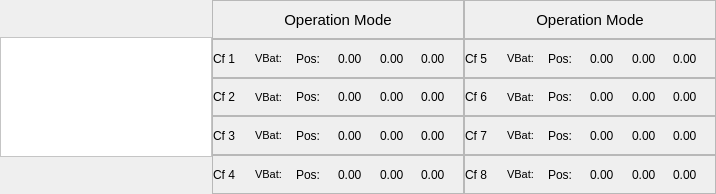
<?xml version="1.0" encoding="UTF-8"?>
<ui version="4.0">
 <class>Form</class>
 <widget class="QWidget" name="Form">
  <property name="geometry">
   <rect>
    <x>0</x>
    <y>0</y>
    <width>716</width>
    <height>194</height>
   </rect>
  </property>
  <property name="maximumSize">
   <size>
    <width>16777215</width>
    <height>16777215</height>
   </size>
  </property>
  <property name="windowTitle">
   <string>Form</string>
  </property>
  <layout class="QHBoxLayout" name="horizontalLayout">
   <property name="spacing">
    <number>0</number>
   </property>
   <property name="leftMargin">
    <number>0</number>
   </property>
   <property name="topMargin">
    <number>0</number>
   </property>
   <property name="rightMargin">
    <number>0</number>
   </property>
   <property name="bottomMargin">
    <number>0</number>
   </property>
   <item>
    <layout class="QHBoxLayout" name="horizontalLayout_2">
     <property name="spacing">
      <number>0</number>
     </property>
     <item>
      <layout class="QVBoxLayout" name="verticalLayoutLogo">
       <property name="spacing">
        <number>0</number>
       </property>
       <item>
        <widget class="QFrame" name="frameLogo">
         <property name="maximumSize">
          <size>
           <width>212</width>
           <height>120</height>
          </size>
         </property>
         <property name="styleSheet">
          <string notr="true">background-color: rgb(255, 255, 255);</string>
         </property>
         <property name="frameShape">
          <enum>QFrame::StyledPanel</enum>
         </property>
         <property name="frameShadow">
          <enum>QFrame::Raised</enum>
         </property>
         <layout class="QHBoxLayout" name="horizontalLayout_13">
          <item>
           <widget class="QLabel" name="labelLogo">
            <property name="sizePolicy">
             <sizepolicy hsizetype="Minimum" vsizetype="Minimum">
              <horstretch>0</horstretch>
              <verstretch>0</verstretch>
             </sizepolicy>
            </property>
            <property name="maximumSize">
             <size>
              <width>265</width>
              <height>150</height>
             </size>
            </property>
            <property name="text">
             <string/>
            </property>
            <property name="pixmap">
             <pixmap>Pictures/thi_logo.png</pixmap>
            </property>
            <property name="scaledContents">
             <bool>true</bool>
            </property>
            <property name="alignment">
             <set>Qt::AlignCenter</set>
            </property>
           </widget>
          </item>
         </layout>
        </widget>
       </item>
      </layout>
     </item>
     <item>
      <layout class="QVBoxLayout" name="verticalLayout">
       <property name="spacing">
        <number>0</number>
       </property>
       <item>
        <layout class="QGridLayout" name="gridLayout">
         <property name="spacing">
          <number>0</number>
         </property>
         <item row="1" column="1">
          <widget class="QFrame" name="statusFrameCf05">
           <property name="frameShape">
            <enum>QFrame::StyledPanel</enum>
           </property>
           <property name="frameShadow">
            <enum>QFrame::Raised</enum>
           </property>
           <layout class="QHBoxLayout" name="horizontalLayout_4">
            <property name="spacing">
             <number>0</number>
            </property>
            <property name="leftMargin">
             <number>0</number>
            </property>
            <property name="topMargin">
             <number>0</number>
            </property>
            <property name="rightMargin">
             <number>0</number>
            </property>
            <property name="bottomMargin">
             <number>0</number>
            </property>
            <item>
             <widget class="QLabel" name="labelStatusCf05">
              <property name="sizePolicy">
               <sizepolicy hsizetype="Minimum" vsizetype="Minimum">
                <horstretch>0</horstretch>
                <verstretch>0</verstretch>
               </sizepolicy>
              </property>
              <property name="text">
               <string>Cf 5</string>
              </property>
              <property name="margin">
               <number>2</number>
              </property>
              <property name="indent">
               <number>0</number>
              </property>
             </widget>
            </item>
            <item>
             <widget class="QLabel" name="labelStatusVBatCf05">
              <property name="font">
               <font>
                <pointsize>8</pointsize>
               </font>
              </property>
              <property name="text">
               <string>VBat:</string>
              </property>
             </widget>
            </item>
            <item>
             <widget class="QLabel" name="labelControlPosTextCf05">
              <property name="text">
               <string>Pos:</string>
              </property>
             </widget>
            </item>
            <item>
             <widget class="QLabel" name="labelControlXPosCf05">
              <property name="text">
               <string>0.00</string>
              </property>
             </widget>
            </item>
            <item>
             <widget class="QLabel" name="labelControlYPosCf05">
              <property name="text">
               <string>0.00</string>
              </property>
             </widget>
            </item>
            <item>
             <widget class="QLabel" name="labelControlZPosCf05">
              <property name="text">
               <string>0.00</string>
              </property>
             </widget>
            </item>
           </layout>
          </widget>
         </item>
         <item row="2" column="0">
          <widget class="QFrame" name="statusFrameCf02">
           <property name="frameShape">
            <enum>QFrame::StyledPanel</enum>
           </property>
           <property name="frameShadow">
            <enum>QFrame::Raised</enum>
           </property>
           <layout class="QHBoxLayout" name="horizontalLayout_5">
            <property name="spacing">
             <number>0</number>
            </property>
            <property name="leftMargin">
             <number>0</number>
            </property>
            <property name="topMargin">
             <number>0</number>
            </property>
            <property name="rightMargin">
             <number>0</number>
            </property>
            <property name="bottomMargin">
             <number>0</number>
            </property>
            <item>
             <widget class="QLabel" name="labelStatusCf02">
              <property name="sizePolicy">
               <sizepolicy hsizetype="Minimum" vsizetype="Minimum">
                <horstretch>0</horstretch>
                <verstretch>0</verstretch>
               </sizepolicy>
              </property>
              <property name="text">
               <string>Cf 2</string>
              </property>
              <property name="margin">
               <number>2</number>
              </property>
              <property name="indent">
               <number>0</number>
              </property>
             </widget>
            </item>
            <item>
             <widget class="QLabel" name="labelStatusVBatCf02">
              <property name="font">
               <font>
                <pointsize>8</pointsize>
               </font>
              </property>
              <property name="text">
               <string>VBat:</string>
              </property>
             </widget>
            </item>
            <item>
             <widget class="QLabel" name="labelControlPosTextCf02">
              <property name="text">
               <string>Pos:</string>
              </property>
             </widget>
            </item>
            <item>
             <widget class="QLabel" name="labelControlXPosCf02">
              <property name="text">
               <string>0.00</string>
              </property>
             </widget>
            </item>
            <item>
             <widget class="QLabel" name="labelControlYPosCf02">
              <property name="text">
               <string>0.00</string>
              </property>
             </widget>
            </item>
            <item>
             <widget class="QLabel" name="labelControlZPosCf02">
              <property name="text">
               <string>0.00</string>
              </property>
             </widget>
            </item>
           </layout>
          </widget>
         </item>
         <item row="3" column="1">
          <widget class="QFrame" name="statusFrameCf07">
           <property name="frameShape">
            <enum>QFrame::StyledPanel</enum>
           </property>
           <property name="frameShadow">
            <enum>QFrame::Raised</enum>
           </property>
           <layout class="QHBoxLayout" name="horizontalLayout_8">
            <property name="spacing">
             <number>0</number>
            </property>
            <property name="leftMargin">
             <number>0</number>
            </property>
            <property name="topMargin">
             <number>0</number>
            </property>
            <property name="rightMargin">
             <number>0</number>
            </property>
            <property name="bottomMargin">
             <number>0</number>
            </property>
            <item>
             <widget class="QLabel" name="labelStatusCf07">
              <property name="sizePolicy">
               <sizepolicy hsizetype="Minimum" vsizetype="Minimum">
                <horstretch>0</horstretch>
                <verstretch>0</verstretch>
               </sizepolicy>
              </property>
              <property name="text">
               <string>Cf 7</string>
              </property>
              <property name="margin">
               <number>2</number>
              </property>
              <property name="indent">
               <number>0</number>
              </property>
             </widget>
            </item>
            <item>
             <widget class="QLabel" name="labelStatusVBatCf07">
              <property name="font">
               <font>
                <pointsize>8</pointsize>
               </font>
              </property>
              <property name="text">
               <string>VBat:</string>
              </property>
             </widget>
            </item>
            <item>
             <widget class="QLabel" name="labelControlPosTextCf07">
              <property name="text">
               <string>Pos:</string>
              </property>
             </widget>
            </item>
            <item>
             <widget class="QLabel" name="labelControlXPosCf07">
              <property name="text">
               <string>0.00</string>
              </property>
             </widget>
            </item>
            <item>
             <widget class="QLabel" name="labelControlYPosCf07">
              <property name="text">
               <string>0.00</string>
              </property>
             </widget>
            </item>
            <item>
             <widget class="QLabel" name="labelControlZPosCf07">
              <property name="text">
               <string>0.00</string>
              </property>
             </widget>
            </item>
           </layout>
          </widget>
         </item>
         <item row="4" column="1">
          <widget class="QFrame" name="statusFrameCf08">
           <property name="frameShape">
            <enum>QFrame::StyledPanel</enum>
           </property>
           <property name="frameShadow">
            <enum>QFrame::Raised</enum>
           </property>
           <layout class="QHBoxLayout" name="horizontalLayout_10">
            <property name="spacing">
             <number>0</number>
            </property>
            <property name="leftMargin">
             <number>0</number>
            </property>
            <property name="topMargin">
             <number>0</number>
            </property>
            <property name="rightMargin">
             <number>0</number>
            </property>
            <property name="bottomMargin">
             <number>0</number>
            </property>
            <item>
             <widget class="QLabel" name="labelStatusCf08">
              <property name="sizePolicy">
               <sizepolicy hsizetype="Minimum" vsizetype="Minimum">
                <horstretch>0</horstretch>
                <verstretch>0</verstretch>
               </sizepolicy>
              </property>
              <property name="text">
               <string>Cf 8</string>
              </property>
              <property name="margin">
               <number>2</number>
              </property>
              <property name="indent">
               <number>0</number>
              </property>
             </widget>
            </item>
            <item>
             <widget class="QLabel" name="labelStatusVBatCf08">
              <property name="font">
               <font>
                <pointsize>8</pointsize>
               </font>
              </property>
              <property name="text">
               <string>VBat:</string>
              </property>
             </widget>
            </item>
            <item>
             <widget class="QLabel" name="labelControlPosTextCf08">
              <property name="text">
               <string>Pos:</string>
              </property>
             </widget>
            </item>
            <item>
             <widget class="QLabel" name="labelControlXPosCf08">
              <property name="text">
               <string>0.00</string>
              </property>
             </widget>
            </item>
            <item>
             <widget class="QLabel" name="labelControlYPosCf08">
              <property name="text">
               <string>0.00</string>
              </property>
             </widget>
            </item>
            <item>
             <widget class="QLabel" name="labelControlZPosCf08">
              <property name="text">
               <string>0.00</string>
              </property>
             </widget>
            </item>
           </layout>
          </widget>
         </item>
         <item row="1" column="0">
          <widget class="QFrame" name="statusFrameCf01">
           <property name="frameShape">
            <enum>QFrame::StyledPanel</enum>
           </property>
           <property name="frameShadow">
            <enum>QFrame::Raised</enum>
           </property>
           <layout class="QHBoxLayout" name="horizontalLayout_3">
            <property name="spacing">
             <number>0</number>
            </property>
            <property name="leftMargin">
             <number>0</number>
            </property>
            <property name="topMargin">
             <number>0</number>
            </property>
            <property name="rightMargin">
             <number>0</number>
            </property>
            <property name="bottomMargin">
             <number>0</number>
            </property>
            <item>
             <widget class="QLabel" name="labelStatusCf01">
              <property name="sizePolicy">
               <sizepolicy hsizetype="Minimum" vsizetype="Minimum">
                <horstretch>0</horstretch>
                <verstretch>0</verstretch>
               </sizepolicy>
              </property>
              <property name="text">
               <string>Cf 1</string>
              </property>
              <property name="margin">
               <number>2</number>
              </property>
              <property name="indent">
               <number>0</number>
              </property>
             </widget>
            </item>
            <item>
             <widget class="QLabel" name="labelStatusVBatCf01">
              <property name="font">
               <font>
                <pointsize>8</pointsize>
               </font>
              </property>
              <property name="text">
               <string>VBat:</string>
              </property>
             </widget>
            </item>
            <item>
             <widget class="QLabel" name="labelControlPosTextCf01">
              <property name="text">
               <string>Pos:</string>
              </property>
             </widget>
            </item>
            <item>
             <widget class="QLabel" name="labelControlXPosCf01">
              <property name="text">
               <string>0.00</string>
              </property>
             </widget>
            </item>
            <item>
             <widget class="QLabel" name="labelControlYPosCf01">
              <property name="text">
               <string>0.00</string>
              </property>
             </widget>
            </item>
            <item>
             <widget class="QLabel" name="labelControlZPosCf01">
              <property name="text">
               <string>0.00</string>
              </property>
             </widget>
            </item>
           </layout>
          </widget>
         </item>
         <item row="3" column="0">
          <widget class="QFrame" name="statusFrameCf03">
           <property name="frameShape">
            <enum>QFrame::StyledPanel</enum>
           </property>
           <property name="frameShadow">
            <enum>QFrame::Raised</enum>
           </property>
           <layout class="QHBoxLayout" name="horizontalLayout_7">
            <property name="spacing">
             <number>0</number>
            </property>
            <property name="leftMargin">
             <number>0</number>
            </property>
            <property name="topMargin">
             <number>0</number>
            </property>
            <property name="rightMargin">
             <number>0</number>
            </property>
            <property name="bottomMargin">
             <number>0</number>
            </property>
            <item>
             <widget class="QLabel" name="labelStatusCf03">
              <property name="sizePolicy">
               <sizepolicy hsizetype="Minimum" vsizetype="Minimum">
                <horstretch>0</horstretch>
                <verstretch>0</verstretch>
               </sizepolicy>
              </property>
              <property name="text">
               <string>Cf 3</string>
              </property>
              <property name="margin">
               <number>2</number>
              </property>
              <property name="indent">
               <number>0</number>
              </property>
             </widget>
            </item>
            <item>
             <widget class="QLabel" name="labelStatusVBatCf03">
              <property name="font">
               <font>
                <pointsize>8</pointsize>
               </font>
              </property>
              <property name="text">
               <string>VBat:</string>
              </property>
             </widget>
            </item>
            <item>
             <widget class="QLabel" name="labelControlPosTextCf03">
              <property name="text">
               <string>Pos:</string>
              </property>
             </widget>
            </item>
            <item>
             <widget class="QLabel" name="labelControlXPosCf03">
              <property name="text">
               <string>0.00</string>
              </property>
             </widget>
            </item>
            <item>
             <widget class="QLabel" name="labelControlYPosCf03">
              <property name="text">
               <string>0.00</string>
              </property>
             </widget>
            </item>
            <item>
             <widget class="QLabel" name="labelControlZPosCf03">
              <property name="text">
               <string>0.00</string>
              </property>
             </widget>
            </item>
           </layout>
          </widget>
         </item>
         <item row="4" column="0">
          <widget class="QFrame" name="statusFrameCf04">
           <property name="frameShape">
            <enum>QFrame::StyledPanel</enum>
           </property>
           <property name="frameShadow">
            <enum>QFrame::Raised</enum>
           </property>
           <layout class="QHBoxLayout" name="horizontalLayout_9">
            <property name="spacing">
             <number>0</number>
            </property>
            <property name="leftMargin">
             <number>0</number>
            </property>
            <property name="topMargin">
             <number>0</number>
            </property>
            <property name="rightMargin">
             <number>0</number>
            </property>
            <property name="bottomMargin">
             <number>0</number>
            </property>
            <item>
             <widget class="QLabel" name="labelStatusCf04">
              <property name="sizePolicy">
               <sizepolicy hsizetype="Minimum" vsizetype="Minimum">
                <horstretch>0</horstretch>
                <verstretch>0</verstretch>
               </sizepolicy>
              </property>
              <property name="text">
               <string>Cf 4</string>
              </property>
              <property name="margin">
               <number>2</number>
              </property>
              <property name="indent">
               <number>0</number>
              </property>
             </widget>
            </item>
            <item>
             <widget class="QLabel" name="labelStatusVBatCf04">
              <property name="font">
               <font>
                <pointsize>8</pointsize>
               </font>
              </property>
              <property name="text">
               <string>VBat:</string>
              </property>
             </widget>
            </item>
            <item>
             <widget class="QLabel" name="labelControlPosTextCf04">
              <property name="text">
               <string>Pos:</string>
              </property>
             </widget>
            </item>
            <item>
             <widget class="QLabel" name="labelControlXPosCf04">
              <property name="text">
               <string>0.00</string>
              </property>
             </widget>
            </item>
            <item>
             <widget class="QLabel" name="labelControlYPosCf04">
              <property name="text">
               <string>0.00</string>
              </property>
             </widget>
            </item>
            <item>
             <widget class="QLabel" name="labelControlZPosCf04">
              <property name="text">
               <string>0.00</string>
              </property>
             </widget>
            </item>
           </layout>
          </widget>
         </item>
         <item row="2" column="1">
          <widget class="QFrame" name="statusFrameCf06">
           <property name="frameShape">
            <enum>QFrame::StyledPanel</enum>
           </property>
           <property name="frameShadow">
            <enum>QFrame::Raised</enum>
           </property>
           <layout class="QHBoxLayout" name="horizontalLayout_6">
            <property name="spacing">
             <number>0</number>
            </property>
            <property name="leftMargin">
             <number>0</number>
            </property>
            <property name="topMargin">
             <number>0</number>
            </property>
            <property name="rightMargin">
             <number>0</number>
            </property>
            <property name="bottomMargin">
             <number>0</number>
            </property>
            <item>
             <widget class="QLabel" name="labelStatusCf06">
              <property name="sizePolicy">
               <sizepolicy hsizetype="Minimum" vsizetype="Minimum">
                <horstretch>0</horstretch>
                <verstretch>0</verstretch>
               </sizepolicy>
              </property>
              <property name="text">
               <string>Cf 6</string>
              </property>
              <property name="margin">
               <number>2</number>
              </property>
              <property name="indent">
               <number>0</number>
              </property>
             </widget>
            </item>
            <item>
             <widget class="QLabel" name="labelStatusVBatCf06">
              <property name="font">
               <font>
                <pointsize>8</pointsize>
               </font>
              </property>
              <property name="text">
               <string>VBat:</string>
              </property>
             </widget>
            </item>
            <item>
             <widget class="QLabel" name="labelControlPosTextCf06">
              <property name="text">
               <string>Pos:</string>
              </property>
             </widget>
            </item>
            <item>
             <widget class="QLabel" name="labelControlXPosCf06">
              <property name="text">
               <string>0.00</string>
              </property>
             </widget>
            </item>
            <item>
             <widget class="QLabel" name="labelControlYPosCf06">
              <property name="text">
               <string>0.00</string>
              </property>
             </widget>
            </item>
            <item>
             <widget class="QLabel" name="labelControlZPosCf06">
              <property name="text">
               <string>0.00</string>
              </property>
             </widget>
            </item>
           </layout>
          </widget>
         </item>
         <item row="0" column="0">
          <widget class="QFrame" name="frameOperationModeSim">
           <property name="frameShape">
            <enum>QFrame::StyledPanel</enum>
           </property>
           <property name="frameShadow">
            <enum>QFrame::Raised</enum>
           </property>
           <layout class="QHBoxLayout" name="horizontalLayout_11">
            <item>
             <widget class="QLabel" name="labelOperationModeSim">
              <property name="sizePolicy">
               <sizepolicy hsizetype="Preferred" vsizetype="Minimum">
                <horstretch>0</horstretch>
                <verstretch>0</verstretch>
               </sizepolicy>
              </property>
              <property name="minimumSize">
               <size>
                <width>0</width>
                <height>15</height>
               </size>
              </property>
              <property name="maximumSize">
               <size>
                <width>16777215</width>
                <height>16777215</height>
               </size>
              </property>
              <property name="font">
               <font>
                <pointsize>11</pointsize>
               </font>
              </property>
              <property name="text">
               <string>Operation Mode</string>
              </property>
              <property name="alignment">
               <set>Qt::AlignCenter</set>
              </property>
             </widget>
            </item>
           </layout>
          </widget>
         </item>
         <item row="0" column="1">
          <widget class="QFrame" name="frameOperationMode">
           <property name="frameShape">
            <enum>QFrame::StyledPanel</enum>
           </property>
           <property name="frameShadow">
            <enum>QFrame::Raised</enum>
           </property>
           <layout class="QHBoxLayout" name="horizontalLayout_12">
            <item>
             <widget class="QLabel" name="labelOperationMode">
              <property name="sizePolicy">
               <sizepolicy hsizetype="Preferred" vsizetype="Minimum">
                <horstretch>0</horstretch>
                <verstretch>0</verstretch>
               </sizepolicy>
              </property>
              <property name="minimumSize">
               <size>
                <width>0</width>
                <height>15</height>
               </size>
              </property>
              <property name="maximumSize">
               <size>
                <width>16777215</width>
                <height>16777215</height>
               </size>
              </property>
              <property name="font">
               <font>
                <pointsize>11</pointsize>
               </font>
              </property>
              <property name="text">
               <string>Operation Mode</string>
              </property>
              <property name="alignment">
               <set>Qt::AlignCenter</set>
              </property>
             </widget>
            </item>
           </layout>
          </widget>
         </item>
        </layout>
       </item>
      </layout>
     </item>
    </layout>
   </item>
  </layout>
 </widget>
 <resources>
  <include location="resources.qrc"/>
 </resources>
 <connections/>
</ui>
